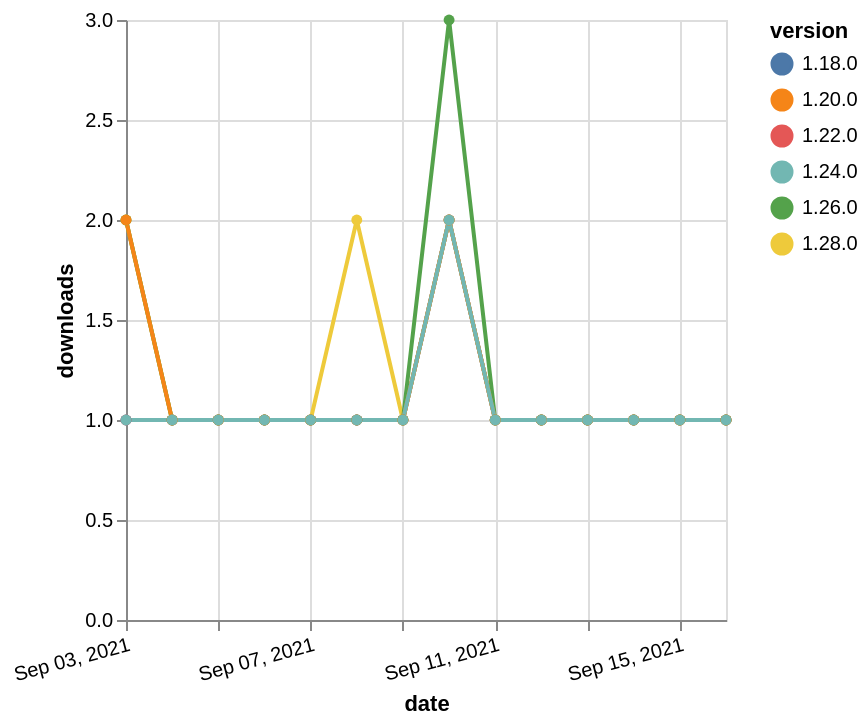

The Vega-Lite source for this figure:
### Vega-Lite specification from a JSON file in a GitHub repository (floating-point values rounded to 4 significant figures)
{"$schema": "https://vega.github.io/schema/vega-lite/v5.json", "description": "A simple bar chart with embedded data.", "data": {"values": [{"date": "2021-09-03", "total": 221, "delta": 1, "version": "1.18.0"}, {"date": "2021-09-04", "total": 222, "delta": 1, "version": "1.18.0"}, {"date": "2021-09-05", "total": 223, "delta": 1, "version": "1.18.0"}, {"date": "2021-09-06", "total": 224, "delta": 1, "version": "1.18.0"}, {"date": "2021-09-07", "total": 225, "delta": 1, "version": "1.18.0"}, {"date": "2021-09-08", "total": 226, "delta": 1, "version": "1.18.0"}, {"date": "2021-09-09", "total": 227, "delta": 1, "version": "1.18.0"}, {"date": "2021-09-10", "total": 229, "delta": 2, "version": "1.18.0"}, {"date": "2021-09-11", "total": 230, "delta": 1, "version": "1.18.0"}, {"date": "2021-09-12", "total": 231, "delta": 1, "version": "1.18.0"}, {"date": "2021-09-13", "total": 232, "delta": 1, "version": "1.18.0"}, {"date": "2021-09-14", "total": 233, "delta": 1, "version": "1.18.0"}, {"date": "2021-09-15", "total": 234, "delta": 1, "version": "1.18.0"}, {"date": "2021-09-16", "total": 235, "delta": 1, "version": "1.18.0"}, {"date": "2021-09-03", "total": 171, "delta": 1, "version": "1.22.0"}, {"date": "2021-09-04", "total": 172, "delta": 1, "version": "1.22.0"}, {"date": "2021-09-05", "total": 173, "delta": 1, "version": "1.22.0"}, {"date": "2021-09-06", "total": 174, "delta": 1, "version": "1.22.0"}, {"date": "2021-09-07", "total": 175, "delta": 1, "version": "1.22.0"}, {"date": "2021-09-08", "total": 176, "delta": 1, "version": "1.22.0"}, {"date": "2021-09-09", "total": 177, "delta": 1, "version": "1.22.0"}, {"date": "2021-09-10", "total": 179, "delta": 2, "version": "1.22.0"}, {"date": "2021-09-11", "total": 180, "delta": 1, "version": "1.22.0"}, {"date": "2021-09-12", "total": 181, "delta": 1, "version": "1.22.0"}, {"date": "2021-09-13", "total": 182, "delta": 1, "version": "1.22.0"}, {"date": "2021-09-14", "total": 183, "delta": 1, "version": "1.22.0"}, {"date": "2021-09-15", "total": 184, "delta": 1, "version": "1.22.0"}, {"date": "2021-09-16", "total": 185, "delta": 1, "version": "1.22.0"}, {"date": "2021-09-03", "total": 116, "delta": 2, "version": "1.28.0"}, {"date": "2021-09-04", "total": 117, "delta": 1, "version": "1.28.0"}, {"date": "2021-09-05", "total": 118, "delta": 1, "version": "1.28.0"}, {"date": "2021-09-06", "total": 119, "delta": 1, "version": "1.28.0"}, {"date": "2021-09-07", "total": 120, "delta": 1, "version": "1.28.0"}, {"date": "2021-09-08", "total": 122, "delta": 2, "version": "1.28.0"}, {"date": "2021-09-09", "total": 123, "delta": 1, "version": "1.28.0"}, {"date": "2021-09-10", "total": 125, "delta": 2, "version": "1.28.0"}, {"date": "2021-09-11", "total": 126, "delta": 1, "version": "1.28.0"}, {"date": "2021-09-12", "total": 127, "delta": 1, "version": "1.28.0"}, {"date": "2021-09-13", "total": 128, "delta": 1, "version": "1.28.0"}, {"date": "2021-09-14", "total": 129, "delta": 1, "version": "1.28.0"}, {"date": "2021-09-15", "total": 130, "delta": 1, "version": "1.28.0"}, {"date": "2021-09-16", "total": 131, "delta": 1, "version": "1.28.0"}, {"date": "2021-09-03", "total": 163, "delta": 2, "version": "1.26.0"}, {"date": "2021-09-04", "total": 164, "delta": 1, "version": "1.26.0"}, {"date": "2021-09-05", "total": 165, "delta": 1, "version": "1.26.0"}, {"date": "2021-09-06", "total": 166, "delta": 1, "version": "1.26.0"}, {"date": "2021-09-07", "total": 167, "delta": 1, "version": "1.26.0"}, {"date": "2021-09-08", "total": 168, "delta": 1, "version": "1.26.0"}, {"date": "2021-09-09", "total": 169, "delta": 1, "version": "1.26.0"}, {"date": "2021-09-10", "total": 172, "delta": 3, "version": "1.26.0"}, {"date": "2021-09-11", "total": 173, "delta": 1, "version": "1.26.0"}, {"date": "2021-09-12", "total": 174, "delta": 1, "version": "1.26.0"}, {"date": "2021-09-13", "total": 175, "delta": 1, "version": "1.26.0"}, {"date": "2021-09-14", "total": 176, "delta": 1, "version": "1.26.0"}, {"date": "2021-09-15", "total": 177, "delta": 1, "version": "1.26.0"}, {"date": "2021-09-16", "total": 178, "delta": 1, "version": "1.26.0"}, {"date": "2021-09-03", "total": 173, "delta": 2, "version": "1.20.0"}, {"date": "2021-09-04", "total": 174, "delta": 1, "version": "1.20.0"}, {"date": "2021-09-05", "total": 175, "delta": 1, "version": "1.20.0"}, {"date": "2021-09-06", "total": 176, "delta": 1, "version": "1.20.0"}, {"date": "2021-09-07", "total": 177, "delta": 1, "version": "1.20.0"}, {"date": "2021-09-08", "total": 178, "delta": 1, "version": "1.20.0"}, {"date": "2021-09-09", "total": 179, "delta": 1, "version": "1.20.0"}, {"date": "2021-09-10", "total": 181, "delta": 2, "version": "1.20.0"}, {"date": "2021-09-11", "total": 182, "delta": 1, "version": "1.20.0"}, {"date": "2021-09-12", "total": 183, "delta": 1, "version": "1.20.0"}, {"date": "2021-09-13", "total": 184, "delta": 1, "version": "1.20.0"}, {"date": "2021-09-14", "total": 185, "delta": 1, "version": "1.20.0"}, {"date": "2021-09-15", "total": 186, "delta": 1, "version": "1.20.0"}, {"date": "2021-09-16", "total": 187, "delta": 1, "version": "1.20.0"}, {"date": "2021-09-03", "total": 152, "delta": 1, "version": "1.24.0"}, {"date": "2021-09-04", "total": 153, "delta": 1, "version": "1.24.0"}, {"date": "2021-09-05", "total": 154, "delta": 1, "version": "1.24.0"}, {"date": "2021-09-06", "total": 155, "delta": 1, "version": "1.24.0"}, {"date": "2021-09-07", "total": 156, "delta": 1, "version": "1.24.0"}, {"date": "2021-09-08", "total": 157, "delta": 1, "version": "1.24.0"}, {"date": "2021-09-09", "total": 158, "delta": 1, "version": "1.24.0"}, {"date": "2021-09-10", "total": 160, "delta": 2, "version": "1.24.0"}, {"date": "2021-09-11", "total": 161, "delta": 1, "version": "1.24.0"}, {"date": "2021-09-12", "total": 162, "delta": 1, "version": "1.24.0"}, {"date": "2021-09-13", "total": 163, "delta": 1, "version": "1.24.0"}, {"date": "2021-09-14", "total": 164, "delta": 1, "version": "1.24.0"}, {"date": "2021-09-15", "total": 165, "delta": 1, "version": "1.24.0"}, {"date": "2021-09-16", "total": 166, "delta": 1, "version": "1.24.0"}]}, "width": "container", "mark": {"type": "line", "point": {"filled": true}}, "encoding": {"x": {"field": "date", "type": "temporal", "timeUnit": "yearmonthdate", "title": "date", "axis": {"labelAngle": -15}}, "y": {"field": "delta", "type": "quantitative", "title": "downloads"}, "color": {"field": "version", "type": "nominal"}, "tooltip": {"field": "delta"}}}
